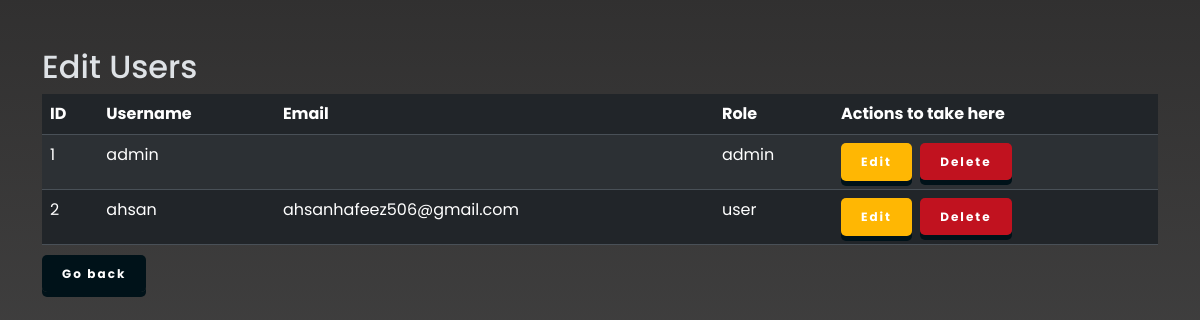
Page /editUser.php (signed in) on the committed database.
### tables this page shows
CREATE TABLE `users` (
  `id` int(11) NOT NULL,
  `username` varchar(50) NOT NULL,
  `email` varchar(100) NOT NULL,
  `password` varchar(255) NOT NULL,
  `role` enum('admin','user') NOT NULL DEFAULT 'user'
);

### src/editUser.php (the view, shortened to what this page needs)
<?php
require_once "dataConnection.php";
$query = "SELECT * FROM users";
$result = mysqli_query($conn, $query);
?>
<!DOCTYPE html>
<html lang="en">
<head>
    <link rel="stylesheet" href="https://cdnjs.cloudflare.com/ajax/libs/font-awesome/5.15.4/css/all.min.css" />
    <link href="https://cdn.jsdelivr.net/npm/bootstrap@5.3.3/dist/css/bootstrap.min.css" rel="stylesheet">
    <link rel="stylesheet" href="../styles/main.css">
    <link rel="stylesheet" href="../styles/universalBg.css">
</head>
<body data-bs-theme="dark" class="bg-image">
    <div class="container mt-5">
        <span>
             <h2>Edit Users</h2>
        </span>
        <table class="table table-striped">
            <thead>
                <tr>
                    <th>ID</th>
                    <th>Username</th>
                    <th>Email</th>
                    <th>Role</th>
                    <th>Actions to take here</th>
                </tr>
            </thead>
            <tbody>
                <?php while ($row = mysqli_fetch_assoc($result)) : ?>
                    <tr>
                        <td><?php echo $row['id']; ?></td>
                        <td><?php echo $row['username']; ?></td>
                        <td><?php echo $row['email']; ?></td>
                        <td><?php echo $row['role']; ?></td>
                        <td>
                            <button class="adminBtnEdit me-1" onclick="editUser(<?php echo $row['id']; ?>, '<?php echo $row['username']; ?>', '<?php echo $row['email']; ?>', '<?php echo $row['role']; ?>')">Edit</button>
                            <a href="./editUser.php?delete=<?php echo $row['id']; ?>" class="adminBtnDelete" onclick="return confirm('Are you sure that you want to delete this user?')">Delete</a>
                        </td>
                    </tr>
                <?php endwhile; ?>
            </tbody>
        </table>
        <a href="./adminSetting.php" class="adminGoBackbtn">Go back</a>
    </div>
</body>
</html>

### styles/main.css (style rules this page uses)
:root { --lg-font: 'Kaisei Tokumin', serif; --sm-font: 'Poppins', sans-serif; --theme: #fbca1f; }
body { font-family: var(--sm-font); }
.adminBtnDelete { border: none; letter-spacing: 2px; text-decoration: none; outline: none; background-color: #c1121f; padding: 10px 20px; font-size: 12px; font-weight: 700; color: #fff; border-radius: 5px; transition: all ease 0.1s; box-shadow: 0px 5px 0px 0px #001219; }
.adminBtnEdit { border: none; letter-spacing: 2px; text-decoration: none; outline: none; background-color: #ffb703; padding: 10px 20px; font-size: 12px; font-weight: 700; color: #fff; border-radius: 5px; transition: all ease 0.1s; box-shadow: 0px 5px 0px 0px #001219; }
.adminGoBackbtn { border: none; letter-spacing: 2px; text-decoration: none; outline: none; background-color: #001219; padding: 10px 20px; font-size: 12px; font-weight: 700; color: #fff; border-radius: 5px; transition: all ease 0.1s; box-shadow: 0px 5px 0px 0px #001219; }

### styles/universalBg.css (style rules this page uses)
.bg-image { background:linear-gradient(rgba(14, 13, 13, 0.856), rgba(53, 53, 53, 0.849)),url(../public/images//bg.jpg) top/cover no-repeat; height: 100vh; }
.adminGoBackbtn { border: none; letter-spacing: 2px; text-decoration: none; outline: none; background-color: #001219; padding: 10px 20px; font-size: 12px; font-weight: 700; color: #fff; border-radius: 5px; transition: all ease 0.1s; box-shadow: 0px 5px 0px 0px #001219; }

### rows in the picture
users: id "1", username "admin", role "admin"
users: id "2", username "ahsan", email "ahsanhafeez506@gmail.com", role "user"
